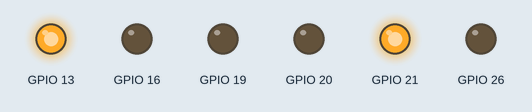
This program was run on a simulated Raspberry Pi (BCM pin numbers). On the bench: output pins drawn as LEDs (lit = HIGH).

Above: at 2.5 s.
At 6.0 s:
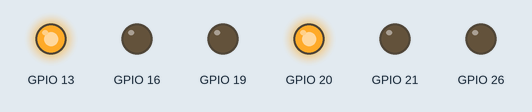
At 10.0 s:
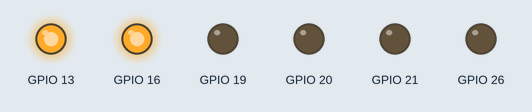
At 15.5 s:
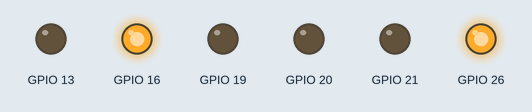
At 19.0 s:
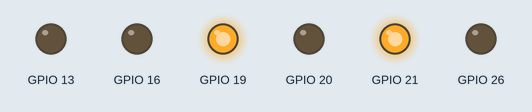
Timing chart, 0 to 23.4 s (numbered marks = the images above):
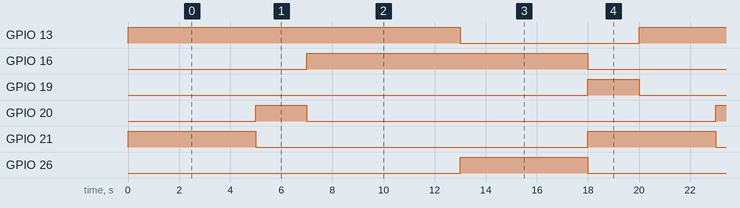

Measured:
- by itself, GPIO 13, GPIO 16: alternates HIGH for 11.0 s and LOW for 7.0 s
- by itself, GPIO 19, GPIO 20: alternates HIGH for 2.0 s and LOW for 16.0 s
- by itself, GPIO 21, GPIO 26: alternates HIGH for 5.0 s and LOW for 13.0 s

The program:

TrafficLightsApp.py
```python
import RPi.GPIO as GPIO
import time

class DigitalOutput():

    def __init__(self, pin):
        self.pin = pin
        GPIO.setup(pin, GPIO.OUT)
        self.setOutput(False)

    def setOutput(self, state):
        GPIO.output(self.pin, state)


class Lamp(DigitalOutput):

    def __init__(self, pin, timeOn):
        super().__init__(pin)
        self.timeOn = timeOn


class TimeLights():

    def __init__(self, redExtraOn, orangeOn, greenOn):
        self.redExtraOn = redExtraOn
        self.redTime = (2 * redExtraOn) + orangeOn + greenOn
        self.orangeTime = orangeOn
        self.greenTime = greenOn


class TrafficLight():

    def __init__(self, pinRed, pinOronge, pinGreen, startState, timeLights):
        self.timeLights = timeLights
        self.red = Lamp(pinRed, timeLights.redTime)
        self.orange = Lamp(pinOronge, timeLights.orangeTime)
        self.green = Lamp(pinGreen, timeLights.greenTime)
        self.state = startState
        self.lights = (self.red, self.orange, self.green)
        self.currentLightTimeOn = 0
        self.startTimeLightOn = 0


class TrafficLightManager():

    def __init__(self, trafficLights):
        self.trafficLights = trafficLights
        self.start()

    def allLightsOut(self, tl):
        for light in tl.lights:
            light.setOutput(False)

    def updateState(self, tl):
        self.allLightsOut(tl)

        if tl.state == "red":
            tl.green.setOutput(True)
            tl.state = "green"
            tl.currentLightTimeOn = tl.green.timeOn

        elif tl.state == "orange":
            tl.red.setOutput(True)
            tl.state = "red"
            tl.currentLightTimeOn = tl.red.timeOn

        elif tl.state == "green":
            tl.orange.setOutput(True)
            tl.state = "orange"
            tl.currentLightTimeOn = tl.orange.timeOn

        tl.startTimeLightOn = self.getCurrentTimeInSeconds()

    def runLights(self):
        currentTime = self.getCurrentTimeInSeconds()

        for tl in self.trafficLights:
            if (currentTime - tl.startTimeLightOn) >= tl.currentLightTimeOn:
                self.updateState(tl)

    def start(self):
        for tl in self.trafficLights:
            self.allLightsOut(tl)
            tl.startTimeLightOn = self.getCurrentTimeInSeconds()

            if tl.state == "red":
                tl.currentLightTimeOn = tl.red.timeOn
                tl.startTimeLightOn += tl.timeLights.redExtraOn
                tl.red.setOutput(True)
            elif tl.state == "orange":
                tl.currentLightTimeOn = tl.orange.timeOn
                tl.orange.setOutput(True)
            elif tl.state == "green":
                tl.currentLightTimeOn = tl.green.timeOn
                tl.green.setOutput(True)
            else:
                raise Exception("Oeps, er ging iets mis!")

    def getCurrentTimeInSeconds(self):
        return time.time_ns() // 1000000000


class Setup():

    def __init__(self):
        GPIO.setwarnings(False)
        GPIO.setmode(GPIO.BCM)


class TrafficLightsApp():

    def __init__(self):
        Setup()
        timeLights = TimeLights(2, 2, 5)
        tl1 = TrafficLight(16, 20, 21, "green", timeLights)
        tl2 = TrafficLight(13, 19, 26, "red", timeLights)

        trafficLights = [tl1, tl2]
        self.tlManager = TrafficLightManager(trafficLights)

    def run(self):
        while True:
            self.tlManager.runLights()


if __name__ == "__main__":
    tl = TrafficLightsApp()
    tl.run()
```
